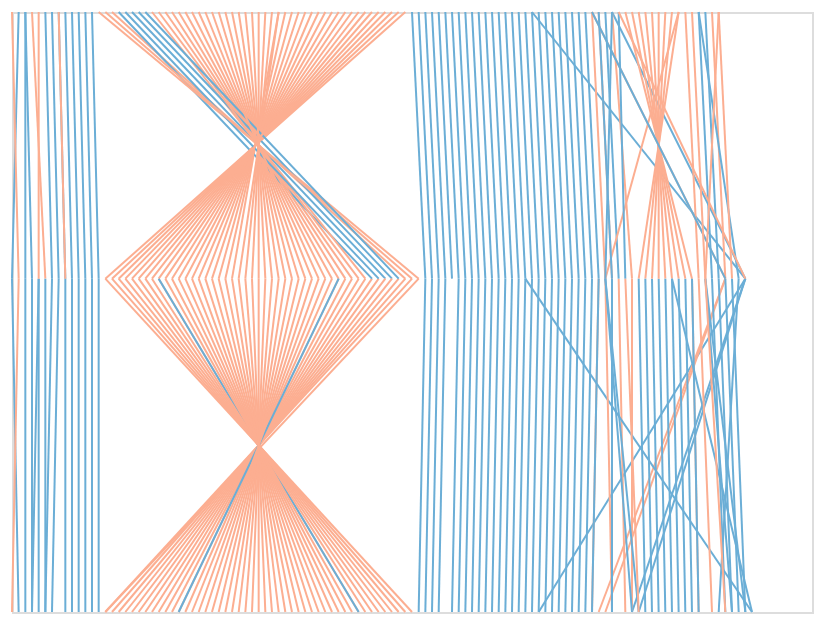

Notebook cell for this chart:
### Markdown cell above
*Chromosome 2 events*
Chimp, large 2A inversion

### Code cell
render_csv('chimp2A_x2.csv')

### Figure 1 — Vega-Lite specification as saved in the notebook (floating-point values rounded to 4 significant figures; data arrays with more than 128 entries replaced by an {"elided": "..."} marker saying what was removed)
{"config": {"view": {"continuousWidth": 400, "continuousHeight": 300}}, "data": {"name": "data-6ef1bee02da473596489a4e9997bde0c"}, "mark": "line", "encoding": {"color": {"type": "nominal", "field": "color", "legend": null, "scale": {"domain": ["same orientation", "inversed"], "range": ["#6baed6", "#fcae91"]}}, "x": {"type": "quantitative", "axis": null, "field": "x"}, "x2": {"field": "x2"}, "y": {"type": "quantitative", "axis": null, "field": "y"}, "y2": {"field": "y2"}}, "$schema": "https://vega.github.io/schema/vega-lite/v4.0.0.json", "datasets": {"data-6ef1bee02da473596489a4e9997bde0c": {"elided": "246 records"}}}
